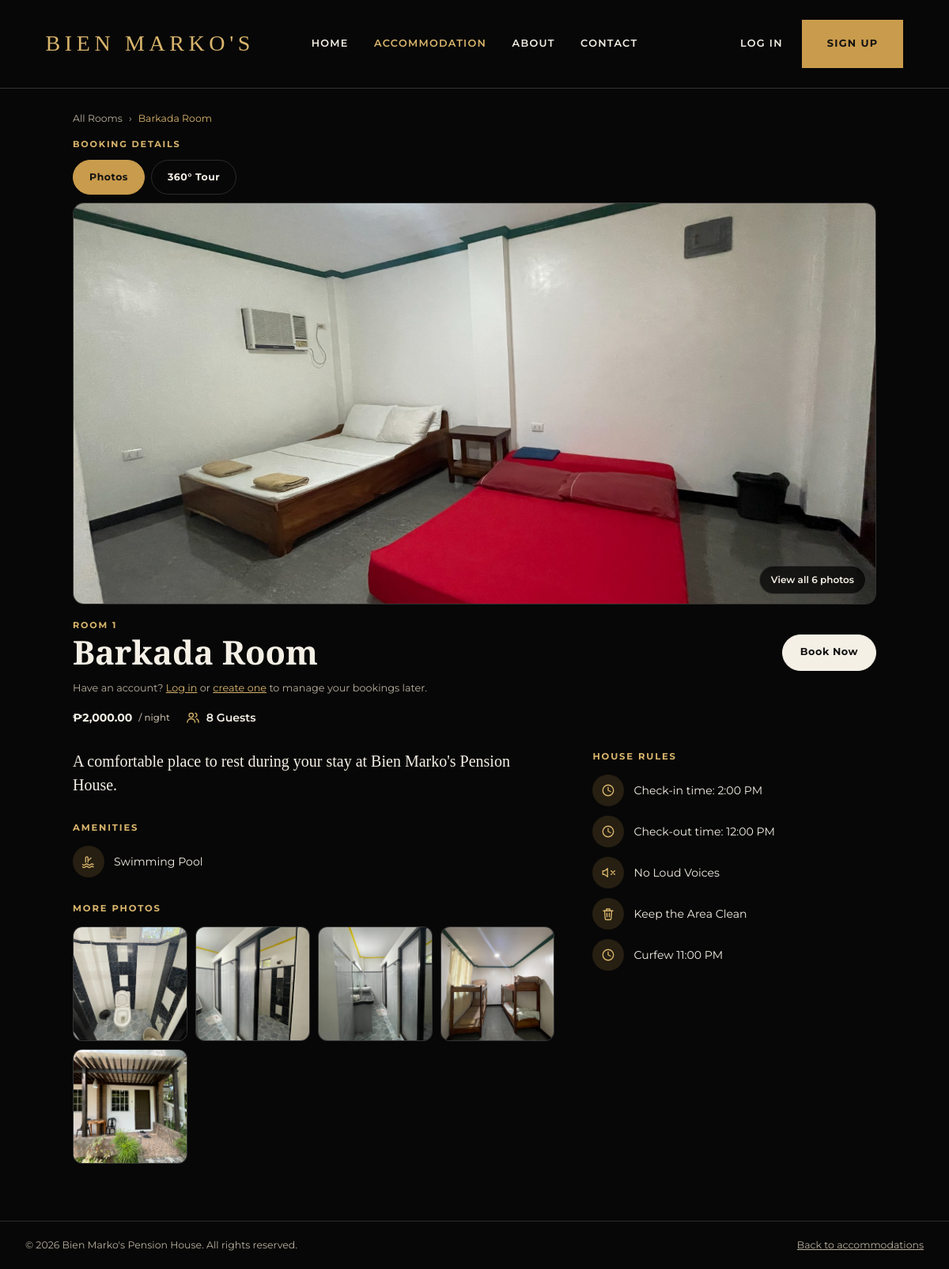
The page /accommodation-details.php?id=7 on the database its author committed.
### tables this page shows
CREATE TABLE `accommodations` (
  `id` int(10) unsigned NOT NULL AUTO_INCREMENT,
  `name` varchar(150) NOT NULL,
  `type` varchar(100) NOT NULL DEFAULT '',
  `room_number` varchar(20) DEFAULT NULL,
  `capacity` smallint(5) unsigned NOT NULL DEFAULT 1,
  `price` decimal(10,2) NOT NULL DEFAULT 0.00,
  `status` enum('available','booked','unavailable','maintenance') NOT NULL DEFAULT 'available',
  `description` text DEFAULT NULL,
  `amenities` text DEFAULT NULL,
  `image_filename` varchar(255) DEFAULT NULL,
  `tour_filename` varchar(255) DEFAULT NULL,
  `created_at` datetime NOT NULL DEFAULT current_timestamp(),
  `updated_at` datetime NOT NULL DEFAULT current_timestamp() ON UPDATE current_timestamp(),
  `category_id` int(10) unsigned DEFAULT NULL,
  `is_featured` tinyint(1) unsigned NOT NULL DEFAULT 0,
  `bed_config` varchar(160) DEFAULT NULL,
  PRIMARY KEY (`id`),
  KEY `idx_status` (`status`),
  KEY `idx_category` (`category_id`),
  KEY `idx_featured` (`is_featured`)
);

### accommodation-details.php (the view, shortened to what this page needs)
<?php
function ad_e($value): string
{
    return htmlspecialchars((string) $value, ENT_QUOTES | ENT_SUBSTITUTE, 'UTF-8');
}
function ad_category(string $type): string
{
    $n = strtolower(trim($type));
    if (strpos($n, 'room') !== false) {
        return 'rooms';
    }
    return 'other';
}
function ad_is_pool_type(string $type): bool
{
    return strcasecmp(trim($type), 'Swimming Pool') === 0;
}
function ad_amenity_icon_name(string $label): string
{
    $l = strtolower($label);
    if (preg_match('/pool|swim/', $l))                                         return 'pool';
    return 'check';
}
function ad_icon(string $name, int $size = 20): string
{
    static $paths = [
        'wifi'    => '<path d="M2 8.5a16 16 0 0 1 20 0"/><path d="M5.5 12a11 11 0 0 1 13 0"/><path d="M8.8 15.5a6.3 6.3 0 0 1 6.4 0"/><circle cx="12" cy="19" r="1"/>',
        'pool'    => '<path d="M2 17c1.5 1.3 3 1.3 4.5 0s3-1.3 4.5 0 3 1.3 4.5 0 3-1.3 4.5 0"/><path d="M2 21c1.5 1.3 3 1.3 4.5 0s3-1.3 4.5 0 3 1.3 4.5 0 3-1.3 4.5 0"/><path d="M7 13V6a2 2 0 0 1 4 0v7"/><path d="M12.5 9.5 16 6"/>',
        'kitchen' => '<path d="M5 3v8a2 2 0 0 0 4 0V3"/><path d="M7 3v18"/><path d="M17 21V3c-2 1-4 4-4 8 0 2 1.5 3 4 3"/>',
        'sparkle' => '<path d="M12 3l1.8 4.6L18.5 9l-4.7 1.4L12 15l-1.8-4.6L5.5 9l4.7-1.4z"/><path d="M19 15l.7 1.8L21.5 17.5l-1.8.7L19 20l-.7-1.8-1.8-.7 1.8-.7z"/>',
        'bath'    => '<path d="M4 12h16v3a4 4 0 0 1-4 4H8a4 4 0 0 1-4-4z"/><path d="M6 12V6a2 2 0 0 1 3.5-1.3"/><path d="M7 19l-1 2M17 19l1 2"/>',
        'snow'    => '<path d="M12 2v20"/><path d="M4.9 6.5l14.2 11"/><path d="M4.9 17.5l14.2-11"/>',
        'tv'      => '<rect x="3" y="5" width="18" height="12" rx="2"/><path d="M8 21h8M12 17v4"/>',
        'car'     => '<path d="M5 17h14M6 17l1.5-6h9L18 17"/><circle cx="8" cy="17" r="1.5"/><circle cx="16" cy="17" r="1.5"/>',
        'check'   => '<polyline points="20 6 9 17 4 12"/>',
        'clock'   => '<circle cx="12" cy="12" r="9"/><path d="M12 7v5l4 2"/>',
        'mute'    => '<path d="M11 5 6 9H3v6h3l5 4V5Z"/><path d="M17 9l6 6M23 9l-6 6"/>',
        'trash'   => '<path d="M4 7h16"/><path d="M9 7V4h6v3"/><path d="M6 7l1 13a2 2 0 0 0 2 2h6a2 2 0 0 0 2-2l1-13"/><path d="M10 11v6M14 11v6"/>',
        'users'   => '<circle cx="9" cy="8" r="3.5"/><path d="M2.5 20c0-3.5 3-6 6.5-6s6.5 2.5 6.5 6"/><path d="M16 4.6a3.5 3.5 0 0 1 0 6.8"/><path d="M18 14.3c2.2.7 3.5 2.7 3.5 5.7"/>',
        'bed'     => '<path d="M3 18V7"/><path d="M3 14h18v4"/><path d="M21 14v-2a3 3 0 0 0-3-3h-7v5"/><circle cx="7" cy="11" r="1.5"/>',
        'home'    => '<path d="M3 9l9-7 9 7v11a2 2 0 0 1-2 2H5a2 2 0 0 1-2-2z"/><polyline points="9 22 9 12 15 12 15 22"/>',
    ];
    $inner = $paths[$name] ?? $paths['check'];
    return '<svg width="' . $size . '" height="' . $size . '" viewBox="0 0 24 24" fill="none" stroke="currentColor" '
         . 'stroke-width="1.8" stroke-linecap="round" stroke-linejoin="round" aria-hidden="true" focusable="false">'
         . $inner . '</svg>';
}
$reqId   = filter_var($_GET['id'] ?? null, FILTER_VALIDATE_INT);
$acc    = null;
$photos = [];
try {
    $pdo = bienmarko_db();
    if ($reqId && $reqId > 0) {
        $stmt = $pdo->prepare('SELECT * FROM `accommodations` WHERE `id` = :id LIMIT 1');
        $stmt->execute(['id' => $reqId]);
        $acc = $stmt->fetch(PDO::FETCH_ASSOC) ?: null;
    }
    if ($acc) {
        if (!empty($acc['image_filename'])) {
            $photos[] = (string) $acc['image_filename'];
        }
        try {
            $ph = $pdo->prepare(
                'SELECT `filename` FROM `accommodation_photos`
                 WHERE `accommodation_id` = :id ORDER BY `sort_order` ASC, `id` ASC'
            );
            $ph->execute(['id' => (int) $acc['id']]);
            foreach ($ph->fetchAll(PDO::FETCH_COLUMN) as $file) {
                if ($file !== '' && !in_array($file, $photos, true)) {
                    $photos[] = (string) $file;
                }
            }
        } catch (Throwable $e) {
        }
    }
} catch (Throwable $e) {
    error_log('[bienmarko] accommodation-details: ' . $e->getMessage());
}
$year = date('Y');
$listingPages = [
    'rooms'   => ['rooms.html',       'All Rooms'],
    'venues'  => ['event-halls.html', 'All Event Halls'],
    'cottage' => ['cottages.html',    'All Cottages'],
    'pool'    => ['pool.html',        'Pool Access'],
    'other'   => ['index.html#accommodations', 'All Accommodations'],
];
$name      = $acc ? (string) $acc['name'] : '';
$type      = $acc ? (string) ($acc['type'] ?? '') : '';
$category  = ad_category($type);
$isPool    = ad_is_pool_type($type);
$capacity  = $acc ? max(1, (int) ($acc['capacity'] ?? 1)) : 1;
$price     = $acc ? (float) ($acc['price'] ?? 0) : 0.0;
$priceUnit = $isPool ? 'person' : ($category === 'rooms' ? 'night' : 'day');
$status    = $acc ? strtolower((string) ($acc['status'] ?? 'available')) : '';
$blocked   = in_array($status, ['unavailable', 'maintenance'], true);
$roomNo    = $acc ? trim((string) ($acc['room_number'] ?? '')) : '';
$descr     = $acc ? trim((string) ($acc['description'] ?? '')) : '';
if ($category === 'rooms' && $roomNo !== '') {
    $eyebrow = preg_match('/^room/i', $roomNo) ? $roomNo : 'Room ' . $roomNo;
} else {
    $eyebrow = $type;
}
$amenities = [];
if ($acc && !empty($acc['amenities'])) {
    $decoded = json_decode((string) $acc['amenities'], true);
    if (is_array($decoded)) {
        $amenities = $decoded;
    } else {
        $amenities = array_map('trim', explode(',', (string) $acc['amenities']));
    }
    $amenities = array_values(array_filter($amenities, static function ($a) {
        return is_string($a) && trim($a) !== '';
    }));
}
if ($descr === '') {
    $defaults = [
        'rooms'   => 'A comfortable place to rest during your stay at Bien Marko\'s Pension House.',
        'cottage' => 'A peaceful cottage surrounded by the relaxing atmosphere of the property.',
        'venues'  => 'A spacious venue for your gathering, celebration, or special event.',
        'pool'    => 'Cool off and enjoy a relaxing day at the pool.',
        'other'   => 'Part of the Bien Marko\'s Pension House experience.',
    ];
    $descr = $defaults[$category];
}
$photoBase = 'admin/assets/uploads/accommodations/';
$photoUrls = array_map(static function ($f) use ($photoBase) {
    return $photoBase . rawurlencode($f);
}, $photos);
$tourFile = $acc ? trim((string) ($acc['tour_filename'] ?? '')) : '';
$tourUrl  = $tourFile !== '' ? 'admin/assets/uploads/tours/' . rawurlencode($tourFile) : '';
$listing    = $listingPages[$category];
$guestUrl   = 'user/guest-book.php?room=' . rawurlencode($name);
$priceText  = '₱' . number_format($price, 2);
?>
<!DOCTYPE html>
<html lang="en">
<head>
</head>
<body>
<header class="ad-nav">
    <a href="index.html#home" class="ad-logo" aria-label="Bien Marko's Pension House home">Bien Marko's</a>
    <nav class="ad-links" id="adLinks" aria-label="Primary navigation">
        <div class="ad-menu">
            <a href="index.html#home">Home</a>
            <a href="index.html#accommodations" class="is-active" aria-current="page">Accommodation</a>
            <a href="index.html#about">About</a>
            <a href="index.html#contact">Contact</a>
        </div>
        <div class="ad-auth">
            <a href="login.php">Log in</a>
            <a href="register.php" class="ad-signup">Sign up</a>
        </div>
    </nav>
</header>
<main class="ad-main">
<?php if (!$acc): ?>
    <section class="ad-missing">
        <h1>Accommodation not found</h1>
        <p>We couldn't find the accommodation you selected. It may have been removed or renamed.</p>
        <p><a class="ad-btn ad-btn--solid" href="index.html#accommodations">Back to accommodations</a></p>
    </section>
<?php else: ?>
    <nav class="ad-crumbs" aria-label="Breadcrumb">
        <a href="<?= ad_e($listing[0]) ?>"><?= ad_e($listing[1]) ?></a>
        <span aria-hidden="true">›</span>
        <span aria-current="page"><?= ad_e($name) ?></span>
    </nav>
    <p class="ad-pagelabel">Booking Details</p>
    <?php if ($tourUrl): ?>
    <div class="ad-views" role="group" aria-label="Choose view">
        <button class="ad-view" type="button" data-view="photos" aria-pressed="true">Photos</button>
        <button class="ad-view" type="button" data-view="tour" aria-pressed="false">360&deg; Tour</button>
    </div>
    <?php endif; ?>
    <section class="ad-hero" aria-label="Photos and tour of <?= ad_e($name) ?>">
        <div class="ad-photos" id="adPhotos">
        <?php if ($photoUrls): ?>
            <button class="ad-hero-btn" type="button" data-photo="0" aria-label="View photos of <?= ad_e($name) ?>">
                <img src="<?= ad_e($photoUrls[0]) ?>" alt="<?= ad_e($name) ?>" data-fallback>
            </button>
            <?php if (count($photoUrls) > 1): ?>
                <button class="ad-hero-count" type="button" data-photo="0">View all <?= count($photoUrls) ?> photos</button>
            <?php endif; ?>
        <?php else: ?>
            <div class="ad-noimg"><?= ad_icon('home', 40) ?><span>No photo available yet</span></div>
        <?php endif; ?>
        </div>
    </section>
    <div class="ad-titlebar">
        <div>
            <?php if ($eyebrow !== ''): ?><p class="ad-eyebrow"><?= ad_e($eyebrow) ?></p><?php endif; ?>
            <h1 class="ad-title"><?= ad_e($name) ?></h1>
        </div>
        <div class="ad-actions">
            <a class="ad-btn ad-btn--solid" href="<?= ad_e($guestUrl) ?>" data-book-link<?= $blocked ? ' aria-disabled="true" tabindex="-1"' : '' ?>>Book Now</a>
        </div>
    </div>
    <p class="ad-hint">Have an account? <a href="login.php">Log in</a> or <a href="register.php">create one</a> to manage your bookings later.</p>
    <ul class="ad-facts">
        <li><strong><?= ad_e($priceText) ?></strong> <small>/ <?= ad_e($priceUnit) ?></small></li>
        <li><?= ad_icon('users', 18) ?> <?= $capacity ?> Guest<?= $capacity === 1 ? '' : 's' ?></li>
    </ul>
    <div class="ad-cols">
        <div>
            <div class="ad-block">
                <p class="ad-desc"><?= nl2br(ad_e($descr)) ?></p>
            </div>
            <?php if ($amenities): ?>
            <div class="ad-block">
                <h2 class="ad-h">Amenities</h2>
                <ul class="ad-list">
                    <?php foreach ($amenities as $a): ?>
                        <li><span class="ad-ico"><?= ad_icon(ad_amenity_icon_name((string) $a), 18) ?></span><?= ad_e($a) ?></li>
                    <?php endforeach; ?>
                </ul>
            </div>
            <?php endif; ?>
            <?php if (count($photoUrls) > 1): ?>
            <div class="ad-block">
                <h2 class="ad-h">More Photos</h2>
                <div class="ad-thumbs">
                    <?php foreach ($photoUrls as $i => $url): if ($i === 0) { continue; } ?>
                        <button class="ad-thumb" type="button" data-photo="<?= (int) $i ?>" aria-label="Open photo <?= (int) $i + 1 ?> of <?= count($photoUrls) ?>">
                            <img src="<?= ad_e($url) ?>" alt="<?= ad_e($name) ?> photo <?= (int) $i + 1 ?>" loading="lazy" data-fallback>
                        </button>
                    <?php endforeach; ?>
                </div>
            </div>
            <?php endif; ?>
        </div>
        <aside>
            <h2 class="ad-h">House Rules</h2>
            <ul class="ad-list ad-list--single">
                <?php if ($category === 'rooms'): ?>
                    <li><span class="ad-ico"><?= ad_icon('clock', 18) ?></span>Check-in time: 2:00 PM</li>
                    <li><span class="ad-ico"><?= ad_icon('clock', 18) ?></span>Check-out time: 12:00 PM</li>
                <?php endif; ?>
                <li><span class="ad-ico"><?= ad_icon('mute', 18) ?></span>No Loud Voices</li>
                <li><span class="ad-ico"><?= ad_icon('trash', 18) ?></span>Keep the Area Clean</li>
                <li><span class="ad-ico"><?= ad_icon('clock', 18) ?></span>Curfew 11:00 PM</li>
            </ul>
        </aside>
    </div>
<?php endif; ?>
</main>
<footer class="ad-footer">
    <span>© <?= $year ?> Bien Marko's Pension House. All rights reserved.</span>
    <a href="index.html#accommodations">Back to accommodations</a>
</footer>
</body>
</html>

### rows shown on the page
accommodations: type "All Rooms", name "Barkada Room", room_number "ROOM 1", price "₱2,000.00", type "night", capacity "8", type "A comfortable place to rest during your stay at Bien Marko's Pension House.", amenities "Swimming Pool"

### other values the page prints
count($photoUrls) "6"
